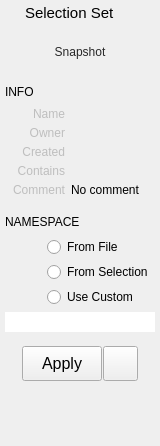
<?xml version="1.0" encoding="UTF-8"?>
<ui version="4.0">
 <class>Form</class>
 <widget class="QWidget" name="Form">
  <property name="geometry">
   <rect>
    <x>0</x>
    <y>0</y>
    <width>160</width>
    <height>446</height>
   </rect>
  </property>
  <property name="sizePolicy">
   <sizepolicy hsizetype="Preferred" vsizetype="Preferred">
    <horstretch>0</horstretch>
    <verstretch>0</verstretch>
   </sizepolicy>
  </property>
  <property name="minimumSize">
   <size>
    <width>160</width>
    <height>390</height>
   </size>
  </property>
  <property name="maximumSize">
   <size>
    <width>300</width>
    <height>16777215</height>
   </size>
  </property>
  <property name="windowTitle">
   <string>Form</string>
  </property>
  <property name="styleSheet">
   <string notr="true"/>
  </property>
  <layout class="QVBoxLayout" name="verticalLayout">
   <property name="spacing">
    <number>5</number>
   </property>
   <property name="leftMargin">
    <number>5</number>
   </property>
   <property name="topMargin">
    <number>2</number>
   </property>
   <property name="rightMargin">
    <number>5</number>
   </property>
   <property name="bottomMargin">
    <number>2</number>
   </property>
   <item>
    <layout class="QHBoxLayout" name="horizontalLayout_18">
     <property name="leftMargin">
      <number>2</number>
     </property>
     <property name="topMargin">
      <number>2</number>
     </property>
     <property name="rightMargin">
      <number>2</number>
     </property>
     <property name="bottomMargin">
      <number>0</number>
     </property>
     <item>
      <widget class="QLabel" name="label_6">
       <property name="maximumSize">
        <size>
         <width>13</width>
         <height>13</height>
        </size>
       </property>
       <property name="text">
        <string/>
       </property>
       <property name="pixmap">
        <pixmap>../icons/selectionSet2.png</pixmap>
       </property>
       <property name="scaledContents">
        <bool>true</bool>
       </property>
      </widget>
     </item>
     <item>
      <widget class="QLabel" name="label_2">
       <property name="font">
        <font>
         <family>Arial</family>
         <pointsize>11</pointsize>
         <weight>50</weight>
         <bold>false</bold>
        </font>
       </property>
       <property name="text">
        <string>Selection Set</string>
       </property>
      </widget>
     </item>
    </layout>
   </item>
   <item>
    <layout class="QHBoxLayout" name="horizontalLayout_4">
     <property name="spacing">
      <number>0</number>
     </property>
     <property name="topMargin">
      <number>0</number>
     </property>
     <property name="bottomMargin">
      <number>0</number>
     </property>
     <item>
      <widget class="QLabel" name="label_4">
       <property name="minimumSize">
        <size>
         <width>0</width>
         <height>0</height>
        </size>
       </property>
       <property name="maximumSize">
        <size>
         <width>0</width>
         <height>16777215</height>
        </size>
       </property>
       <property name="text">
        <string/>
       </property>
      </widget>
     </item>
     <item>
      <widget class="QFrame" name="iconFrame_2">
       <property name="sizePolicy">
        <sizepolicy hsizetype="Expanding" vsizetype="Expanding">
         <horstretch>0</horstretch>
         <verstretch>1</verstretch>
        </sizepolicy>
       </property>
       <property name="minimumSize">
        <size>
         <width>50</width>
         <height>50</height>
        </size>
       </property>
       <property name="maximumSize">
        <size>
         <width>150</width>
         <height>150</height>
        </size>
       </property>
       <property name="styleSheet">
        <string notr="true"/>
       </property>
       <property name="frameShape">
        <enum>QFrame::NoFrame</enum>
       </property>
       <property name="frameShadow">
        <enum>QFrame::Plain</enum>
       </property>
       <property name="lineWidth">
        <number>0</number>
       </property>
       <layout class="QVBoxLayout" name="verticalLayout_4">
        <property name="spacing">
         <number>0</number>
        </property>
        <property name="margin">
         <number>0</number>
        </property>
        <item>
         <widget class="QToolButton" name="snapshotButton">
          <property name="enabled">
           <bool>true</bool>
          </property>
          <property name="sizePolicy">
           <sizepolicy hsizetype="Expanding" vsizetype="Expanding">
            <horstretch>0</horstretch>
            <verstretch>1</verstretch>
           </sizepolicy>
          </property>
          <property name="minimumSize">
           <size>
            <width>0</width>
            <height>0</height>
           </size>
          </property>
          <property name="maximumSize">
           <size>
            <width>150</width>
            <height>150</height>
           </size>
          </property>
          <property name="toolTip">
           <string>Take snapshot</string>
          </property>
          <property name="layoutDirection">
           <enum>Qt::LeftToRight</enum>
          </property>
          <property name="styleSheet">
           <string notr="true">color: rgb(40, 40, 40);
border: 1px solid rgb(0, 0, 0, 0);
background-color: rgb(254, 255, 230, 0);</string>
          </property>
          <property name="text">
           <string>Snapshot</string>
          </property>
          <property name="icon">
           <iconset>
            <normaloff>../icons/thumbnail.png</normaloff>../icons/thumbnail.png</iconset>
          </property>
          <property name="iconSize">
           <size>
            <width>176</width>
            <height>180</height>
           </size>
          </property>
          <property name="popupMode">
           <enum>QToolButton::InstantPopup</enum>
          </property>
          <property name="toolButtonStyle">
           <enum>Qt::ToolButtonIconOnly</enum>
          </property>
          <property name="autoRaise">
           <bool>false</bool>
          </property>
         </widget>
        </item>
       </layout>
      </widget>
     </item>
    </layout>
   </item>
   <item>
    <layout class="QHBoxLayout" name="horizontalLayout_7">
     <property name="topMargin">
      <number>0</number>
     </property>
     <item>
      <widget class="QLabel" name="label_8">
       <property name="minimumSize">
        <size>
         <width>100</width>
         <height>0</height>
        </size>
       </property>
       <property name="maximumSize">
        <size>
         <width>200</width>
         <height>16777215</height>
        </size>
       </property>
       <property name="font">
        <font>
         <family>Arial</family>
         <pointsize>9</pointsize>
         <weight>50</weight>
         <bold>false</bold>
        </font>
       </property>
       <property name="text">
        <string>INFO</string>
       </property>
      </widget>
     </item>
     <item>
      <spacer name="horizontalSpacer_2">
       <property name="orientation">
        <enum>Qt::Horizontal</enum>
       </property>
       <property name="sizeHint" stdset="0">
        <size>
         <width>40</width>
         <height>20</height>
        </size>
       </property>
      </spacer>
     </item>
    </layout>
   </item>
   <item>
    <layout class="QHBoxLayout" name="horizontalLayout">
     <property name="spacing">
      <number>6</number>
     </property>
     <property name="topMargin">
      <number>0</number>
     </property>
     <item>
      <widget class="QLabel" name="label">
       <property name="enabled">
        <bool>false</bool>
       </property>
       <property name="sizePolicy">
        <sizepolicy hsizetype="Fixed" vsizetype="Preferred">
         <horstretch>0</horstretch>
         <verstretch>0</verstretch>
        </sizepolicy>
       </property>
       <property name="minimumSize">
        <size>
         <width>60</width>
         <height>0</height>
        </size>
       </property>
       <property name="maximumSize">
        <size>
         <width>60</width>
         <height>16777215</height>
        </size>
       </property>
       <property name="text">
        <string>Name</string>
       </property>
       <property name="alignment">
        <set>Qt::AlignRight|Qt::AlignTrailing|Qt::AlignVCenter</set>
       </property>
      </widget>
     </item>
     <item>
      <widget class="QLabel" name="name">
       <property name="enabled">
        <bool>true</bool>
       </property>
       <property name="sizePolicy">
        <sizepolicy hsizetype="Ignored" vsizetype="Preferred">
         <horstretch>0</horstretch>
         <verstretch>0</verstretch>
        </sizepolicy>
       </property>
       <property name="text">
        <string/>
       </property>
      </widget>
     </item>
    </layout>
   </item>
   <item>
    <layout class="QHBoxLayout" name="horizontalLayout_9">
     <property name="spacing">
      <number>6</number>
     </property>
     <property name="topMargin">
      <number>0</number>
     </property>
     <item>
      <widget class="QLabel" name="label_13">
       <property name="enabled">
        <bool>false</bool>
       </property>
       <property name="sizePolicy">
        <sizepolicy hsizetype="Fixed" vsizetype="Expanding">
         <horstretch>0</horstretch>
         <verstretch>0</verstretch>
        </sizepolicy>
       </property>
       <property name="minimumSize">
        <size>
         <width>60</width>
         <height>0</height>
        </size>
       </property>
       <property name="maximumSize">
        <size>
         <width>60</width>
         <height>500</height>
        </size>
       </property>
       <property name="text">
        <string>Owner</string>
       </property>
       <property name="alignment">
        <set>Qt::AlignRight|Qt::AlignTop|Qt::AlignTrailing</set>
       </property>
      </widget>
     </item>
     <item>
      <widget class="QLabel" name="owner">
       <property name="enabled">
        <bool>true</bool>
       </property>
       <property name="sizePolicy">
        <sizepolicy hsizetype="Ignored" vsizetype="Expanding">
         <horstretch>0</horstretch>
         <verstretch>0</verstretch>
        </sizepolicy>
       </property>
       <property name="minimumSize">
        <size>
         <width>0</width>
         <height>0</height>
        </size>
       </property>
       <property name="maximumSize">
        <size>
         <width>16777215</width>
         <height>16777215</height>
        </size>
       </property>
       <property name="styleSheet">
        <string notr="true"/>
       </property>
       <property name="text">
        <string/>
       </property>
       <property name="alignment">
        <set>Qt::AlignLeading|Qt::AlignLeft|Qt::AlignTop</set>
       </property>
       <property name="wordWrap">
        <bool>true</bool>
       </property>
      </widget>
     </item>
    </layout>
   </item>
   <item>
    <layout class="QHBoxLayout" name="horizontalLayout_11">
     <property name="spacing">
      <number>6</number>
     </property>
     <property name="topMargin">
      <number>0</number>
     </property>
     <item>
      <widget class="QLabel" name="label_14">
       <property name="enabled">
        <bool>false</bool>
       </property>
       <property name="sizePolicy">
        <sizepolicy hsizetype="Fixed" vsizetype="Expanding">
         <horstretch>0</horstretch>
         <verstretch>0</verstretch>
        </sizepolicy>
       </property>
       <property name="minimumSize">
        <size>
         <width>60</width>
         <height>0</height>
        </size>
       </property>
       <property name="maximumSize">
        <size>
         <width>60</width>
         <height>500</height>
        </size>
       </property>
       <property name="text">
        <string>Created</string>
       </property>
       <property name="alignment">
        <set>Qt::AlignRight|Qt::AlignTop|Qt::AlignTrailing</set>
       </property>
      </widget>
     </item>
     <item>
      <widget class="QLabel" name="created">
       <property name="enabled">
        <bool>true</bool>
       </property>
       <property name="sizePolicy">
        <sizepolicy hsizetype="Expanding" vsizetype="Expanding">
         <horstretch>0</horstretch>
         <verstretch>0</verstretch>
        </sizepolicy>
       </property>
       <property name="minimumSize">
        <size>
         <width>0</width>
         <height>0</height>
        </size>
       </property>
       <property name="maximumSize">
        <size>
         <width>16777215</width>
         <height>16777215</height>
        </size>
       </property>
       <property name="styleSheet">
        <string notr="true"/>
       </property>
       <property name="text">
        <string/>
       </property>
       <property name="alignment">
        <set>Qt::AlignLeading|Qt::AlignLeft|Qt::AlignTop</set>
       </property>
       <property name="wordWrap">
        <bool>true</bool>
       </property>
      </widget>
     </item>
    </layout>
   </item>
   <item>
    <layout class="QHBoxLayout" name="horizontalLayout_15">
     <property name="spacing">
      <number>6</number>
     </property>
     <property name="topMargin">
      <number>0</number>
     </property>
     <property name="bottomMargin">
      <number>0</number>
     </property>
     <item>
      <widget class="QLabel" name="label_15">
       <property name="enabled">
        <bool>false</bool>
       </property>
       <property name="sizePolicy">
        <sizepolicy hsizetype="Fixed" vsizetype="Expanding">
         <horstretch>0</horstretch>
         <verstretch>0</verstretch>
        </sizepolicy>
       </property>
       <property name="minimumSize">
        <size>
         <width>60</width>
         <height>0</height>
        </size>
       </property>
       <property name="maximumSize">
        <size>
         <width>60</width>
         <height>500</height>
        </size>
       </property>
       <property name="text">
        <string>Contains</string>
       </property>
       <property name="alignment">
        <set>Qt::AlignRight|Qt::AlignTop|Qt::AlignTrailing</set>
       </property>
      </widget>
     </item>
     <item>
      <widget class="QLabel" name="contains">
       <property name="enabled">
        <bool>true</bool>
       </property>
       <property name="sizePolicy">
        <sizepolicy hsizetype="Expanding" vsizetype="MinimumExpanding">
         <horstretch>0</horstretch>
         <verstretch>0</verstretch>
        </sizepolicy>
       </property>
       <property name="minimumSize">
        <size>
         <width>0</width>
         <height>0</height>
        </size>
       </property>
       <property name="maximumSize">
        <size>
         <width>16777215</width>
         <height>16777215</height>
        </size>
       </property>
       <property name="styleSheet">
        <string notr="true"/>
       </property>
       <property name="text">
        <string/>
       </property>
       <property name="alignment">
        <set>Qt::AlignLeading|Qt::AlignLeft|Qt::AlignTop</set>
       </property>
       <property name="wordWrap">
        <bool>true</bool>
       </property>
      </widget>
     </item>
    </layout>
   </item>
   <item>
    <layout class="QHBoxLayout" name="horizontalLayout_19">
     <property name="spacing">
      <number>6</number>
     </property>
     <property name="topMargin">
      <number>0</number>
     </property>
     <property name="bottomMargin">
      <number>5</number>
     </property>
     <item>
      <widget class="QLabel" name="label_11">
       <property name="enabled">
        <bool>false</bool>
       </property>
       <property name="sizePolicy">
        <sizepolicy hsizetype="Fixed" vsizetype="Expanding">
         <horstretch>0</horstretch>
         <verstretch>0</verstretch>
        </sizepolicy>
       </property>
       <property name="minimumSize">
        <size>
         <width>60</width>
         <height>0</height>
        </size>
       </property>
       <property name="maximumSize">
        <size>
         <width>60</width>
         <height>500</height>
        </size>
       </property>
       <property name="text">
        <string>Comment</string>
       </property>
       <property name="alignment">
        <set>Qt::AlignRight|Qt::AlignTop|Qt::AlignTrailing</set>
       </property>
      </widget>
     </item>
     <item>
      <widget class="QLabel" name="comment">
       <property name="enabled">
        <bool>true</bool>
       </property>
       <property name="sizePolicy">
        <sizepolicy hsizetype="Ignored" vsizetype="MinimumExpanding">
         <horstretch>0</horstretch>
         <verstretch>0</verstretch>
        </sizepolicy>
       </property>
       <property name="minimumSize">
        <size>
         <width>0</width>
         <height>0</height>
        </size>
       </property>
       <property name="maximumSize">
        <size>
         <width>16777215</width>
         <height>16777215</height>
        </size>
       </property>
       <property name="styleSheet">
        <string notr="true"/>
       </property>
       <property name="text">
        <string>No comment</string>
       </property>
       <property name="alignment">
        <set>Qt::AlignLeading|Qt::AlignLeft|Qt::AlignTop</set>
       </property>
       <property name="wordWrap">
        <bool>true</bool>
       </property>
       <property name="textInteractionFlags">
        <set>Qt::LinksAccessibleByMouse|Qt::TextSelectableByMouse</set>
       </property>
      </widget>
     </item>
    </layout>
   </item>
   <item>
    <layout class="QHBoxLayout" name="horizontalLayout_20">
     <property name="topMargin">
      <number>5</number>
     </property>
     <item>
      <widget class="QLabel" name="label_5">
       <property name="minimumSize">
        <size>
         <width>100</width>
         <height>0</height>
        </size>
       </property>
       <property name="maximumSize">
        <size>
         <width>100</width>
         <height>16777215</height>
        </size>
       </property>
       <property name="font">
        <font>
         <family>Arial</family>
         <pointsize>9</pointsize>
         <weight>50</weight>
         <bold>false</bold>
        </font>
       </property>
       <property name="text">
        <string>NAMESPACE</string>
       </property>
      </widget>
     </item>
     <item>
      <spacer name="horizontalSpacer_5">
       <property name="orientation">
        <enum>Qt::Horizontal</enum>
       </property>
       <property name="sizeHint" stdset="0">
        <size>
         <width>40</width>
         <height>20</height>
        </size>
       </property>
      </spacer>
     </item>
    </layout>
   </item>
   <item>
    <layout class="QHBoxLayout" name="horizontalLayout_5">
     <property name="spacing">
      <number>2</number>
     </property>
     <property name="leftMargin">
      <number>0</number>
     </property>
     <property name="topMargin">
      <number>0</number>
     </property>
     <item>
      <widget class="QLabel" name="label_16">
       <property name="minimumSize">
        <size>
         <width>40</width>
         <height>0</height>
        </size>
       </property>
       <property name="maximumSize">
        <size>
         <width>40</width>
         <height>16777215</height>
        </size>
       </property>
       <property name="layoutDirection">
        <enum>Qt::LeftToRight</enum>
       </property>
       <property name="text">
        <string/>
       </property>
       <property name="alignment">
        <set>Qt::AlignRight|Qt::AlignTrailing|Qt::AlignVCenter</set>
       </property>
      </widget>
     </item>
     <item>
      <widget class="QRadioButton" name="useFileNamespace">
       <property name="text">
        <string>From File</string>
       </property>
      </widget>
     </item>
    </layout>
   </item>
   <item>
    <layout class="QHBoxLayout" name="horizontalLayout_10">
     <property name="spacing">
      <number>2</number>
     </property>
     <property name="leftMargin">
      <number>0</number>
     </property>
     <property name="topMargin">
      <number>0</number>
     </property>
     <item>
      <widget class="QLabel" name="label_17">
       <property name="minimumSize">
        <size>
         <width>40</width>
         <height>0</height>
        </size>
       </property>
       <property name="maximumSize">
        <size>
         <width>40</width>
         <height>16777215</height>
        </size>
       </property>
       <property name="layoutDirection">
        <enum>Qt::LeftToRight</enum>
       </property>
       <property name="text">
        <string/>
       </property>
       <property name="alignment">
        <set>Qt::AlignRight|Qt::AlignTrailing|Qt::AlignVCenter</set>
       </property>
      </widget>
     </item>
     <item>
      <widget class="QRadioButton" name="useSelectionNamespace">
       <property name="text">
        <string>From Selection</string>
       </property>
      </widget>
     </item>
    </layout>
   </item>
   <item>
    <layout class="QHBoxLayout" name="horizontalLayout_12">
     <property name="spacing">
      <number>2</number>
     </property>
     <property name="leftMargin">
      <number>0</number>
     </property>
     <property name="topMargin">
      <number>0</number>
     </property>
     <item>
      <widget class="QLabel" name="label_19">
       <property name="minimumSize">
        <size>
         <width>40</width>
         <height>0</height>
        </size>
       </property>
       <property name="maximumSize">
        <size>
         <width>40</width>
         <height>16777215</height>
        </size>
       </property>
       <property name="layoutDirection">
        <enum>Qt::LeftToRight</enum>
       </property>
       <property name="text">
        <string/>
       </property>
       <property name="alignment">
        <set>Qt::AlignRight|Qt::AlignTrailing|Qt::AlignVCenter</set>
       </property>
      </widget>
     </item>
     <item>
      <widget class="QRadioButton" name="useCustomNamespace">
       <property name="text">
        <string>Use Custom</string>
       </property>
      </widget>
     </item>
    </layout>
   </item>
   <item>
    <layout class="QHBoxLayout" name="horizontalLayout_3">
     <property name="leftMargin">
      <number>0</number>
     </property>
     <property name="topMargin">
      <number>0</number>
     </property>
     <property name="rightMargin">
      <number>0</number>
     </property>
     <item>
      <widget class="QLineEdit" name="namespaceEdit">
       <property name="minimumSize">
        <size>
         <width>0</width>
         <height>0</height>
        </size>
       </property>
       <property name="frame">
        <bool>false</bool>
       </property>
      </widget>
     </item>
    </layout>
   </item>
   <item>
    <widget class="QFrame" name="previewButtons">
     <property name="frameShape">
      <enum>QFrame::NoFrame</enum>
     </property>
     <property name="frameShadow">
      <enum>QFrame::Plain</enum>
     </property>
     <layout class="QHBoxLayout" name="horizontalLayout_6">
      <property name="spacing">
       <number>1</number>
      </property>
      <item>
       <spacer name="horizontalSpacer_3">
        <property name="orientation">
         <enum>Qt::Horizontal</enum>
        </property>
        <property name="sizeHint" stdset="0">
         <size>
          <width>40</width>
          <height>20</height>
         </size>
        </property>
       </spacer>
      </item>
      <item>
       <widget class="QPushButton" name="acceptButton">
        <property name="sizePolicy">
         <sizepolicy hsizetype="Preferred" vsizetype="Fixed">
          <horstretch>0</horstretch>
          <verstretch>0</verstretch>
         </sizepolicy>
        </property>
        <property name="minimumSize">
         <size>
          <width>80</width>
          <height>35</height>
         </size>
        </property>
        <property name="maximumSize">
         <size>
          <width>125</width>
          <height>35</height>
         </size>
        </property>
        <property name="font">
         <font>
          <family>Arial</family>
          <pointsize>12</pointsize>
          <weight>50</weight>
          <bold>false</bold>
         </font>
        </property>
        <property name="toolTip">
         <string/>
        </property>
        <property name="styleSheet">
         <string notr="true"/>
        </property>
        <property name="text">
         <string>Apply</string>
        </property>
       </widget>
      </item>
      <item>
       <widget class="QPushButton" name="selectionSetButton">
        <property name="minimumSize">
         <size>
          <width>35</width>
          <height>35</height>
         </size>
        </property>
        <property name="maximumSize">
         <size>
          <width>35</width>
          <height>16777215</height>
         </size>
        </property>
        <property name="text">
         <string/>
        </property>
        <property name="icon">
         <iconset>
          <normaloff>../icons/selectionSet2.png</normaloff>../icons/selectionSet2.png</iconset>
        </property>
        <property name="iconSize">
         <size>
          <width>25</width>
          <height>25</height>
         </size>
        </property>
       </widget>
      </item>
      <item>
       <spacer name="horizontalSpacer_4">
        <property name="orientation">
         <enum>Qt::Horizontal</enum>
        </property>
        <property name="sizeHint" stdset="0">
         <size>
          <width>40</width>
          <height>20</height>
         </size>
        </property>
       </spacer>
      </item>
     </layout>
    </widget>
   </item>
   <item>
    <widget class="QFrame" name="frame">
     <property name="sizePolicy">
      <sizepolicy hsizetype="Preferred" vsizetype="Expanding">
       <horstretch>0</horstretch>
       <verstretch>2</verstretch>
      </sizepolicy>
     </property>
     <property name="frameShape">
      <enum>QFrame::NoFrame</enum>
     </property>
     <property name="frameShadow">
      <enum>QFrame::Plain</enum>
     </property>
    </widget>
   </item>
   <item>
    <widget class="QLabel" name="label_18">
     <property name="maximumSize">
      <size>
       <width>16777215</width>
       <height>0</height>
      </size>
     </property>
     <property name="text">
      <string/>
     </property>
    </widget>
   </item>
  </layout>
 </widget>
 <resources/>
 <connections/>
 <slots>
  <slot>snapshot()</slot>
  <slot>apply()</slot>
  <slot>edit()</slot>
  <slot>showContextMenu()</slot>
 </slots>
</ui>
